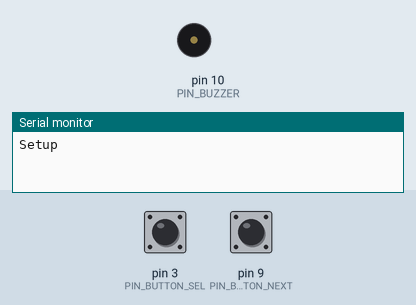
The sketch below on a simulated Arduino Uno, built with avr-gcc and run on an emulated ATmega328P. Parts: buzzer (waves = sounding), the last lines printed to the serial monitor. Inputs (shaded band) come from the test bench; at power-on: pin 9 (PIN_BUTTON_NEXT) HIGH, pin 3 (PIN_BUTTON_SEL) HIGH.

Above: at 2.2 s.
2.3 s: pin 9 (PIN_BUTTON_NEXT) pulled LOW for 0.15 s
At 3.0 s:
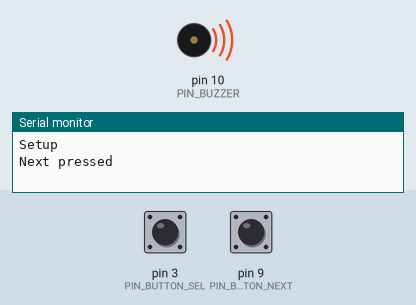
3.9 s: pin 9 (PIN_BUTTON_NEXT) pulled LOW for 3.2 s
At 8.4 s:
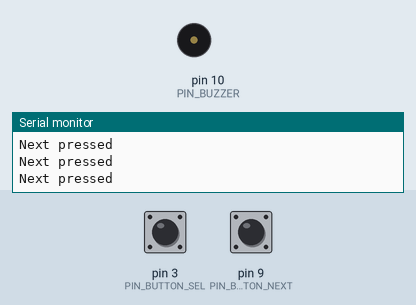
Timing chart, 0 to 9.9 s (numbered marks = the images above; inputs shaded):
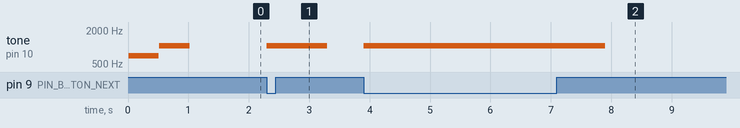

Measured:
- after the input at 2.3 s, tone on pin 10 (PIN_BUZZER): silent → 1047 Hz at once, → silent 1.0 s later
- after the input at 3.9 s, tone on pin 10 (PIN_BUZZER): silent → 1047 Hz at once, → silent 4.0 s later

The sketch:

LipSync_TestBuzzer.ino
```cpp
/*******************
  This code is used to test the Buzzer on the LipSync Hub.
  Last edited: November 16, 2023
 *******************/

#define PIN_BUZZER    10

#define PIN_BUTTON_SEL    3
#define PIN_BUTTON_NEXT   9

bool buttonSelPressed = false;
bool buttonNextPressed = false;
bool buttonSelPrevPressed = false;
bool buttonNextPrevPressed = false;


void setup() {
  pinMode(PIN_BUTTON_SEL, INPUT_PULLUP);
  pinMode(PIN_BUTTON_NEXT, INPUT_PULLUP);

  pinMode(PIN_BUZZER, OUTPUT);

  delay(10);

  tone(PIN_BUZZER, 698);
  delay(500);
  noTone(PIN_BUZZER);
  delay(10);
  tone(PIN_BUZZER, 1047);
  delay(500);
  noTone(PIN_BUZZER);

  delay(10);

  Serial.begin(115200);

  Serial.println("Setup");
}

void loop() {
  readButtons();
  buttonActions();

}

void readButtons(void){
  buttonSelPrevPressed = buttonSelPressed;
  buttonNextPrevPressed = buttonNextPressed;

  buttonSelPressed = !digitalRead(PIN_BUTTON_SEL);
  buttonNextPressed = !digitalRead(PIN_BUTTON_NEXT);
}

void buttonActions(void){
  if (buttonNextPressed){
    tone(PIN_BUZZER, 1047);
    Serial.println("Next pressed");
    delay(1000);
  } else{
    noTone(PIN_BUZZER);
  }
}
```
